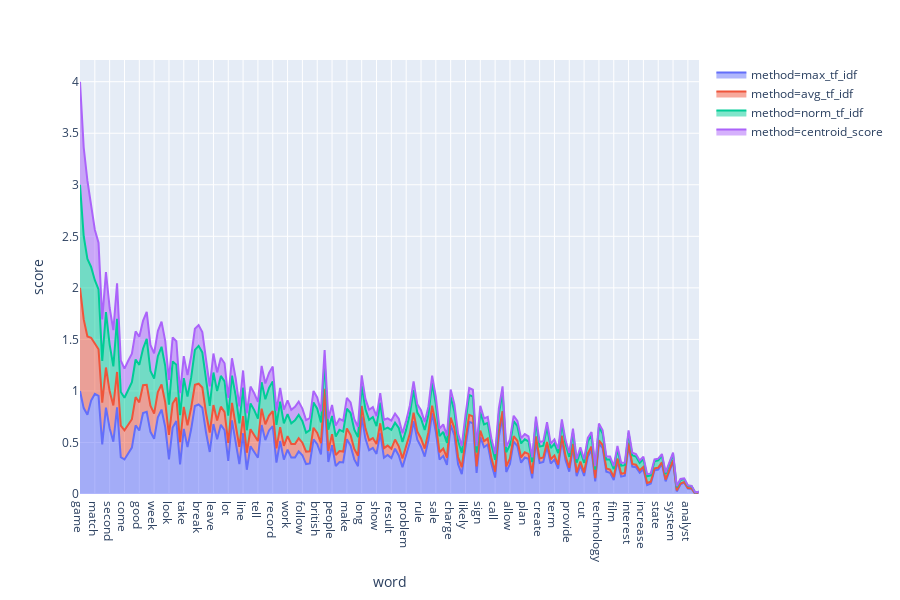

The code cell stored with this chart in its notebook:
### Code cell
fig = px.area(df_sort, x="word", y="score", color="method", line_group="method",)
fig.show()

### Figure 1 — Plotly figure (JSON) as saved in the notebook; plotly's stock layout.template omitted (floating-point values rounded to 4 significant figures; data arrays with more than 128 entries replaced by an {"elided": "..."} marker saying what was removed)
{"data": [{"hoverlabel": {"namelength": 0}, "hovertemplate": "method=max_tf_idf<br>word=%{x}<br>score=%{y}", "legendgroup": "method=max_tf_idf", "line": {"color": "#636efa"}, "mode": "lines", "name": "method=max_tf_idf", "orientation": "v", "showlegend": true, "stackgroup": "1", "type": "scatter", "x": {"elided": "168 str values"}, "xaxis": "x", "y": {"elided": "168 float values"}, "yaxis": "y"}, {"hoverlabel": {"namelength": 0}, "hovertemplate": "method=avg_tf_idf<br>word=%{x}<br>score=%{y}", "legendgroup": "method=avg_tf_idf", "line": {"color": "#EF553B"}, "mode": "lines", "name": "method=avg_tf_idf", "orientation": "v", "showlegend": true, "stackgroup": "1", "type": "scatter", "x": {"elided": "168 str values"}, "xaxis": "x", "y": {"elided": "168 float values"}, "yaxis": "y"}, {"hoverlabel": {"namelength": 0}, "hovertemplate": "method=norm_tf_idf<br>word=%{x}<br>score=%{y}", "legendgroup": "method=norm_tf_idf", "line": {"color": "#00cc96"}, "mode": "lines", "name": "method=norm_tf_idf", "orientation": "v", "showlegend": true, "stackgroup": "1", "type": "scatter", "x": {"elided": "168 str values"}, "xaxis": "x", "y": {"elided": "168 float values"}, "yaxis": "y"}, {"hoverlabel": {"namelength": 0}, "hovertemplate": "method=centroid_score<br>word=%{x}<br>score=%{y}", "legendgroup": "method=centroid_score", "line": {"color": "#ab63fa"}, "mode": "lines", "name": "method=centroid_score", "orientation": "v", "showlegend": true, "stackgroup": "1", "type": "scatter", "x": {"elided": "168 str values"}, "xaxis": "x", "y": {"elided": "168 float values"}, "yaxis": "y"}], "layout": {"height": 600, "legend": {"tracegroupgap": 0}, "margin": {"t": 60}, "xaxis": {"anchor": "y", "domain": [0, 1], "title": {"text": "word"}}, "yaxis": {"anchor": "x", "domain": [0, 1], "title": {"text": "score"}}}}
